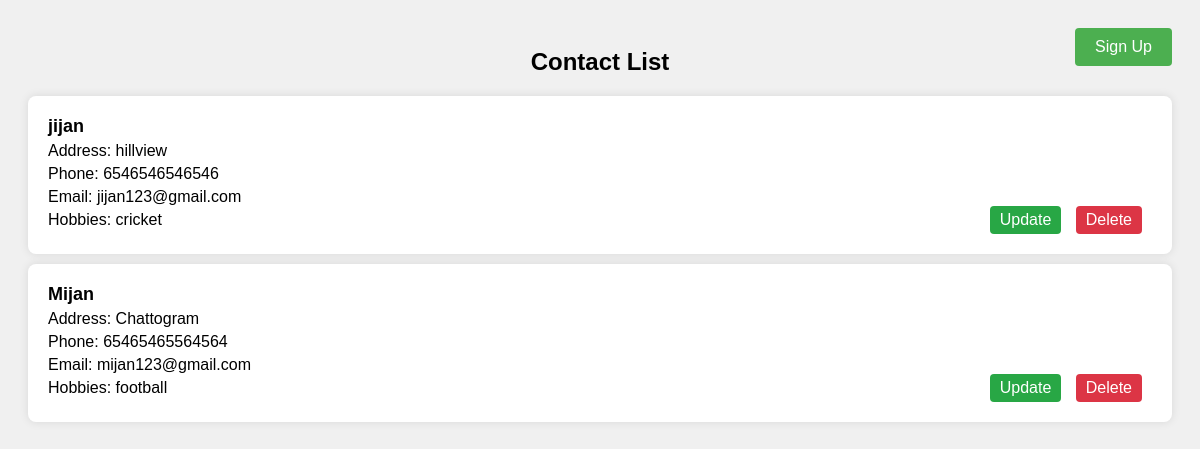
Before: / with the older database file.
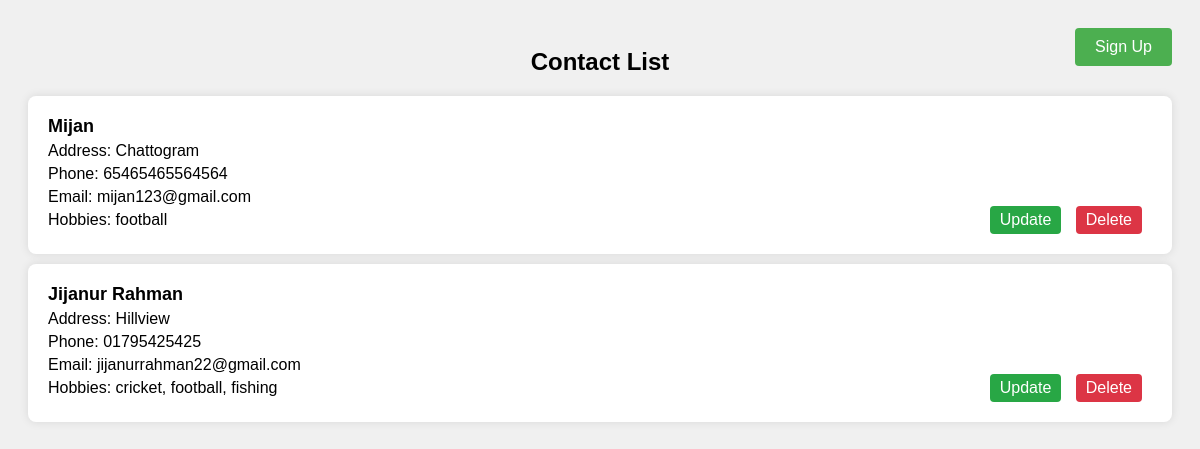
After: the same page with the newer database file.
### contacts/models.py (models this page shows, shortened)
class Contact(models.Model):
    name = models.CharField(max_length=255)
    address = models.CharField(max_length=255)
    phone = models.CharField(max_length=20)
    email = models.EmailField()
    hobbies = models.CharField(max_length=255)

### contacts/views.py (the view)
# urls.py: path('', views.contact_list, name='contact_list'),
def contact_list(request):
    contacts = Contact.objects.all()
    return render(request, 'contacts/contact_list.html', {'contacts': contacts})

### contacts/templates/contacts/contact_list.html (shortened to what this page needs)
<!DOCTYPE html>
<html lang="en">
<head>
</head>
<body>
    <h2>Contact List</h2>
    <ul>
        {% for contact in contacts %}
            <li>
                <strong>{{ contact.name }}</strong><br>
                <p>Address: {{ contact.address }}</p>
                <p>Phone: {{ contact.phone }}</p>
                <p>Email: {{ contact.email }}</p>
                <p>Hobbies: {{ contact.hobbies }}</p>
                <div class="buttons">
                    <a href="{% url 'update_contact' contact.pk %}" class="update">Update</a>
                    <a href="{% url 'delete_contact' contact.pk %}" class="delete">Delete</a>
                </div>
            </li>
        {% endfor %}
    </ul>
    <div class="signup-button">
        <a href="{% url 'sign_up' %}" style="color: white; text-decoration: none;">Sign Up</a>
    </div>
</body>
</html>

### contacts/templates/contacts/contact_list.html (style rules this page uses)
body { font-family: Arial, sans-serif; background-color: #f0f0f0; padding: 20px; position: relative; min-height: 100vh; }
h2 { text-align: center; margin-bottom: 20px; }
ul { list-style-type: none; padding: 0; }
li { background-color: #fff; padding: 20px; margin-bottom: 10px; border-radius: 8px; box-shadow: 0 0 10px rgba(0, 0, 0, 0.1); position: relative; }
li strong { font-size: 18px; }
li p { margin: 5px 0; }
.buttons { position: absolute; bottom: 20px; right: 20px; }
.buttons a { display: inline-block; margin-right: 10px; padding: 5px 10px; background-color: #007bff; color: #fff; text-decoration: none; border-radius: 4px; }
.buttons a.update { background-color: #28a745; }
.buttons a.delete { background-color: #dc3545; }
.signup-button { position: absolute; top: 20px; right: 20px; background-color: #4CAF50; color: white; padding: 10px 20px; border: none; border-radius: 4px; cursor: pointer; font-size: 16px; text-decoration: none; }

Changed rows visible on the page:
removed Contact: name "jijan", address "hillview", phone "6546546546546", email "jijan123@gmail.com", hobbies "cricket"
added Contact: name "Jijanur Rahman", address "Hillview", phone "01795425425", email "jijanurrahman22@gmail.com", hobbies "cricket, football, fishing"
